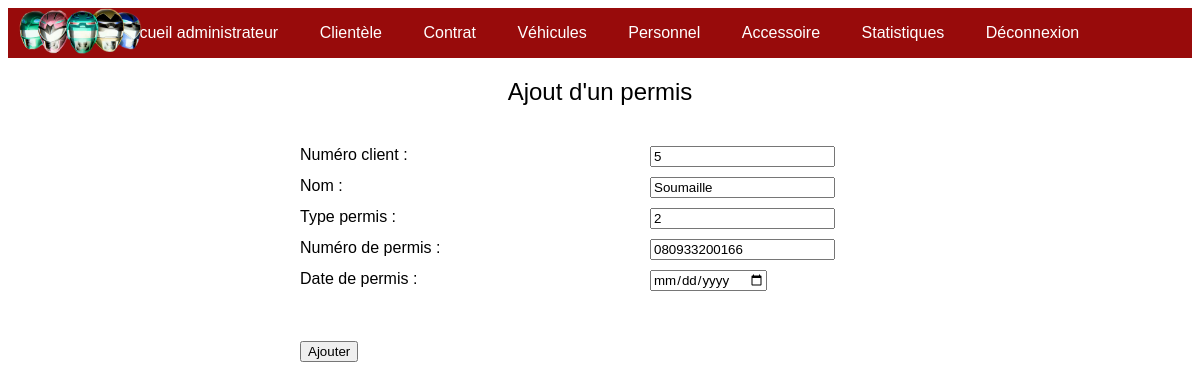
Page /controllers/adminControllerPersonne.php?option=pajeAjoutPermis&id=5 (signed in) on the committed database.
### tables this page shows
CREATE TABLE IF NOT EXISTS `civilite` (
  `cli_civ_id` int(11) NOT NULL AUTO_INCREMENT,
  `cli_civ_libelle` varchar(5) NOT NULL,
  `cli_civ_denomination` varchar(15) NOT NULL,
  PRIMARY KEY (`cli_civ_id`)
);

CREATE TABLE IF NOT EXISTS `client` (
  `cli_id` int(11) NOT NULL AUTO_INCREMENT,
  `cli_civ_id` int(11) NOT NULL,
  `cli_nom` varchar(25) NOT NULL,
  `cli_prenom` varchar(25) NOT NULL,
  `cli_date_naissance` date NOT NULL,
  `cli_mail` varchar(100) NOT NULL,
  `cli_mdp` varchar(25) NOT NULL,
  `cli_stat_id` int(11) NOT NULL,
  `cli_permis_numero` varchar(25) DEFAULT NULL,
  PRIMARY KEY (`cli_id`),
  KEY `FK_client_cli_stat_id` (`cli_stat_id`),
  KEY `FK_client_cli_civ_id` (`cli_civ_id`)
);

CREATE TABLE IF NOT EXISTS `detenir` (
  `date_permis` date DEFAULT NULL,
  `cli_id` int(11) NOT NULL,
  `typepermis_id` int(11) NOT NULL,
  PRIMARY KEY (`cli_id`,`typepermis_id`),
  KEY `FK_detenir_typepermis_id` (`typepermis_id`)
);

### models/dao/clientDAO.php (called while the page is built, shortened)
<?php
include_once(realpath($_SERVER["DOCUMENT_ROOT"]).'/PowerRenters/models/Client.php');
include_once(realpath($_SERVER["DOCUMENT_ROOT"]).'/PowerRenters/models/Detenir.php');
class client_DAO extends DAO {
	static function cherche_Client($id) {
		$clientdao = new client_DAO();
		$SQLQuery ='SELECT cli_civ_denomination, cli_date_naissance, cl.cli_id, cli_mail, cli_mdp, cli_nom, cli_permis_numero, cli_prenom, sc.cli_stat_id, cli_stat_libelle, adresse_l1, adresse_l2, adresse_l3, cp_codepostal, cp_ville, date_permis, typepermis_id
		FROM civilite ci RIGHT OUTER JOIN client cl ON cl.cli_civ_id = ci.cli_civ_id
		LEFT OUTER JOIN statut_client sc ON cl.cli_stat_id = sc.cli_stat_id
		LEFT OUTER JOIN adresse a ON cl.cli_id = a.cli_id
		LEFT OUTER JOIN cpville cp ON cp.cp_id = a.cp_id
		LEFT OUTER JOIN detenir d ON d.cli_id = cl.cli_id
		WHERE cl.cli_id = :idpers GROUP BY cli_id';
		$SQLResult = $clientdao->prepare($SQLQuery);
		$SQLResult->bindValue(':idpers', $id);
		$SQLResult->execute();
		if ($SQLResult->rowCount() == 0) {
			print('<tr><td colspan="6">Aucun enregistrement ne correspond à la demande</td></tr>');
		} else {
			while ($SQLRow = $SQLResult->fetchObject()) {
				$civilite = new Civilite($SQLRow->cli_civ_denomination);
				$cpville = new CPVille($SQLRow->cp_codepostal, $SQLRow->cp_ville);
				$adresse = new Adresse($SQLRow->adresse_l1, $SQLRow->adresse_l2, $SQLRow->adresse_l3, $cpville);
				$statutPersonne = new StatutPersonne($SQLRow->cli_stat_id,$SQLRow->cli_stat_libelle,'');
				$detenir = new Detenir($SQLRow->date_permis, $SQLRow->typepermis_id);
				$client[] = new Client($SQLRow->cli_id, $civilite, $SQLRow->cli_nom, $SQLRow->cli_prenom, $SQLRow->cli_date_naissance, $SQLRow->cli_mail, $SQLRow->cli_mdp, $statutPersonne, $SQLRow->cli_permis_numero, $adresse, $detenir);
			}
			return $client;
		}
	}
}

### models/Client.php (called while the page is built, shortened)
<?php
	class Client {
		private $cli_id;
		private $cli_nom;
		private $cli_permis_numero;
		private $detenir_permis;
		function __construct ($cli_id = '', $civilite = '', $cli_nom = '', $cli_prenom = '', $cli_date_naissance = '', $cli_mail = '', $cli_mdp = '', $statutPersonne = '', $cli_permis_numero='0', $adresse = '', $detenir_permis = ''){
			$this->cli_id = $cli_id;
			$this->cli_nom = $cli_nom;
			$this->cli_permis_numero = $cli_permis_numero;
			$this->detenir_permis = $detenir_permis;
		}
		public function getCli_id(){
			return $this->cli_id;
		}
		public function getCli_nom(){
			return $this->cli_nom;
		}
		public function getCli_permis_numero(){
			return $this->cli_permis_numero;
		}
		public function getDetenirPermis(){
			return $this->detenir_permis;
		}
	}

### models/Detenir.php (called while the page is built, shortened)
<?php
	class Detenir {
		private $date_permis;
		private $typepermis_id;
		function __construct ($date_permis='', $typepermis_id='') {
			$this->date_permis = $date_permis;
			$this->typepermis_id = $typepermis_id;
		}
		public function getDatePermis(){
			return $this->date_permis;
		}
		public function getTypePermis(){
			return $this->typepermis_id;
		}
	}

### views/back/adminAjouterClientPermis.php (the view, shortened to what this page needs)
<!DOCTYPE html>
<html>
	<head>
	</head>
	<body>
		<?php
			include_once('adminNavbar.php');
		 $afficheUnClient[0] = isset ( $afficheUnClient[0]) ?  $afficheUnClient[0] : NULL;
		?>
			<div class="formulaire">
				<form  action="/PowerRenters/controllers/adminControllerPersonne.php" method="GET" >
					<legend class= "contenuCenter">Ajout d'un permis</legend>
					<label class="contenuformbis">Numéro client :</label>
					<input class="contenuformbis" type="text" name="id" value="<?php echo $afficheUnClient[0]->getCli_id();?>"/>
					<label class="contenuformbis">Nom :</label>
					<input class="contenuformbis" type="text" name="nom" value="<?php echo $afficheUnClient[0]->getCli_nom();?>" required/>
						<label class="contenuformbis">Type permis :</label>
						<input class="contenuformbis" type="text" name="typePermis" value="<?php echo $afficheUnClient[0]->getDetenirPermis()->getTypePermis();?>"/>
						<label class="contenuformbis">Numéro de permis :</label>
						<input class="contenuformbis" type="text" name="numPermis" value="<?php echo $afficheUnClient[0]->getCli_permis_numero();?>"/>
						<label class="contenuformbis">Date de permis :</label>
						<input class="contenuformbis" type="date" name="permisdate" value="<?php echo $afficheUnClient[0]->getDetenirPermis()->getDatePermis();?>" >
					<div class="validation">
                        <input class="contenuformbis" id="leboutondenathalie" type="submit" value="Ajouter">
                    </div>
				</form>
			</div>
	</body>
</html>

### css/styleback.css (style rules this page uses)
html { border:0; background-color: white; }
.formulaire { margin: auto; text-align: left; width: 600px; }
.formulaire input { text-align: left; }
.formulaire label { display: block; float: left; width: 350px; }
.contenuformbis { margin-top: 10px; font-family: arial; }
.contenuCenter { margin-top: 20px; font-size: x-large; font-style: bold; font-family: arial; text-align: center; margin-bottom: 30px; }
#leboutondenathalie { margin-top: 50px; }

### rows in the picture
civilite: id "5", nom "Soumaille", typePermis "2", numPermis "080933200166"
